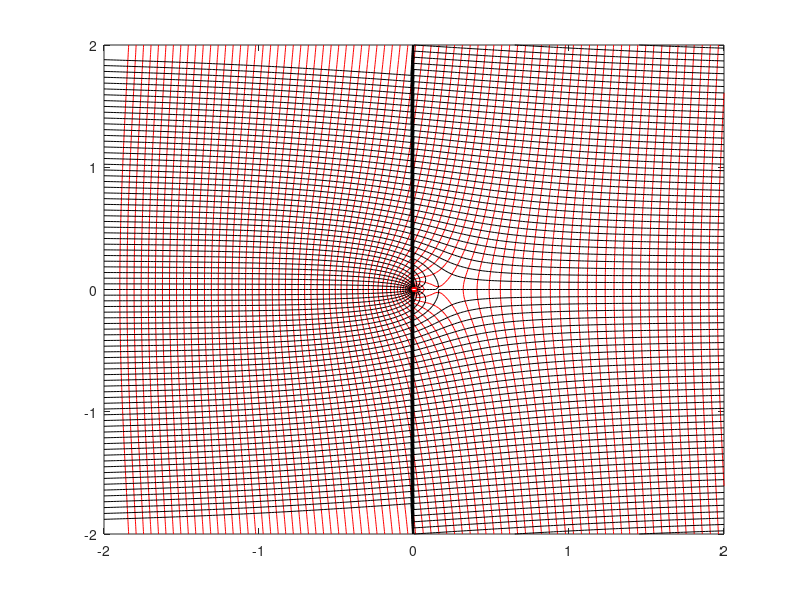
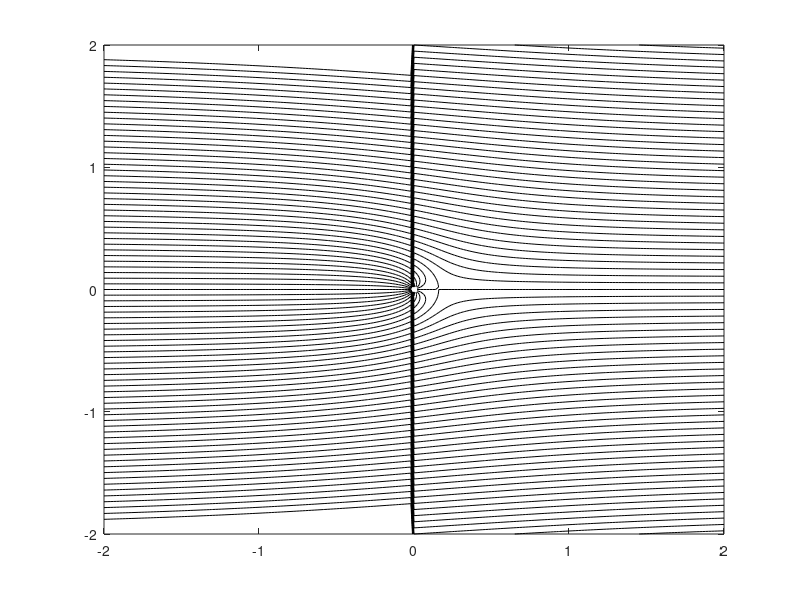
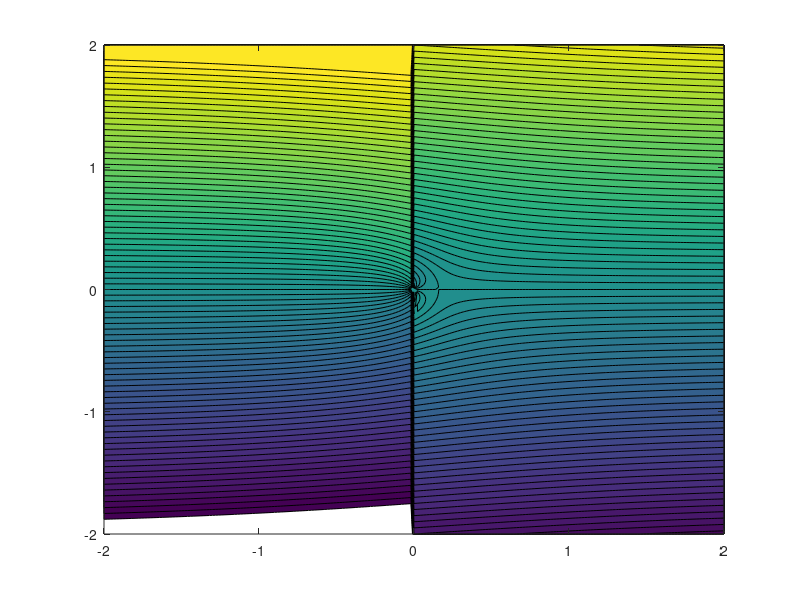

These figures' MATLAB source, in order:
clc
clear all
close all

%a plane sink in uniform flow
U = 1;
M = -1; %sink strength
%GRID
x = -2:0.02:2;
y = -2:0.02:2;

for m = 1:length(x);
     for n = 1:length(y);
         xx(m,n) = x(m);
         yy(m,n) = y(n);
         % velocity potential function
         phi_source(m,n) = U*x(m)+(M/(4*pi))*log(x(m)^2+y(n)^2);
         %stream function
         psi_source(m,n) = U*y(n)+(M/(2*pi))*atan(y(n)/x(m));
     end
end
%plotting syntax

figure(1)
%psi-phi mesh
%equipotential lines
contour(xx,yy,phi_source,[-2:0.05:2],'r')
hold on
%streamlines
contour(xx,yy,psi_source,[-2:0.05:2],'k')

figure(2)
%streamlines
contour(xx,yy,psi_source,[-2:0.05:2],'k')
         
figure(3)
%stream surfaces
contourf(xx,yy,psi_source,[-2:0.05:2])

